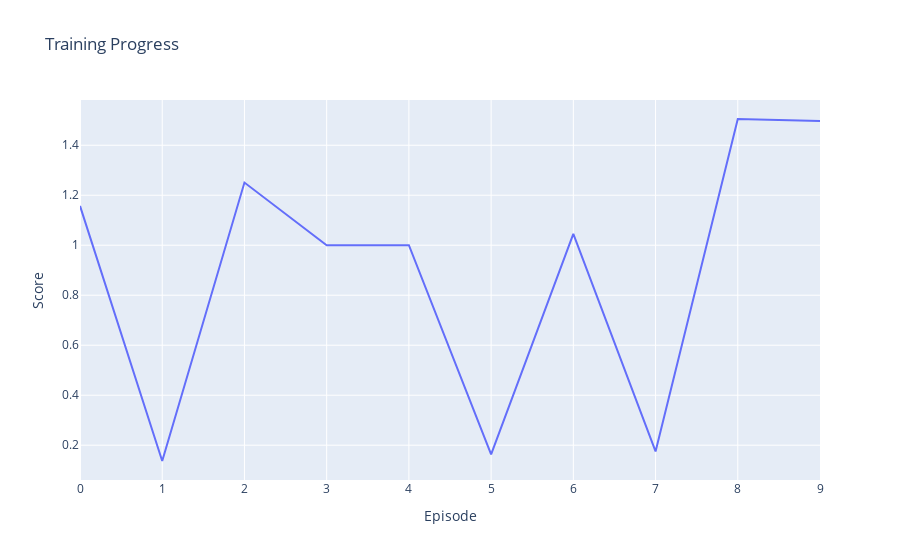
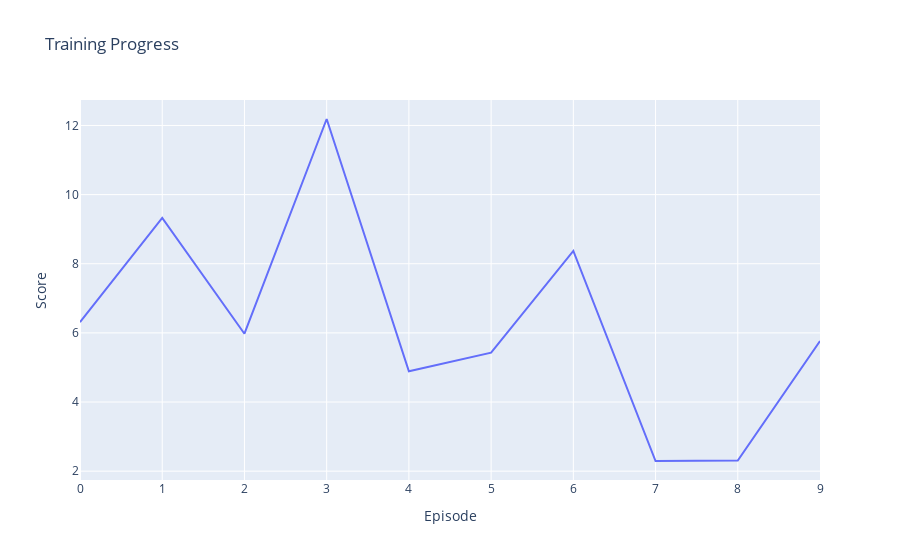
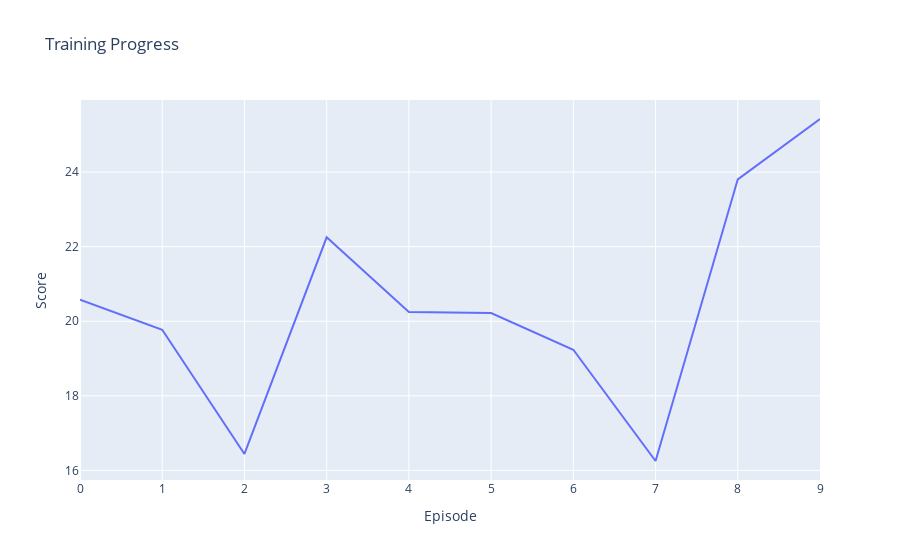
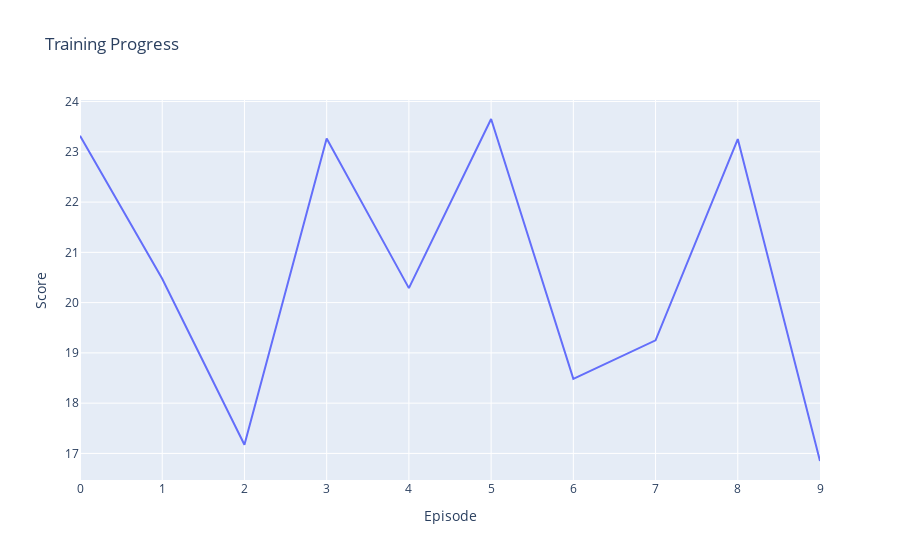

Source (notebook cell) for these figures, in order:
### Code cell
avg = list()
for step in steps:
    plot(list(benchmarks[step].values()))
    avg.append(sum(benchmarks[step].values())/10)

plot(avg)

### Figure 1 — Plotly figure (JSON) as saved in the notebook; plotly's stock layout.template omitted (floating-point values rounded to 4 significant figures)
{"data": [{"mode": "lines", "name": "Scores", "type": "scatter", "y": [1.157, 0.1368, 1.251, 1, 1, 0.163, 1.045, 0.175, 1.505, 1.497]}], "layout": {"title": {"text": "Training Progress"}, "xaxis": {"title": {"text": "Episode"}}, "yaxis": {"title": {"text": "Score"}}}}

### Figure 2 — Plotly figure (JSON) as saved in the notebook; plotly's stock layout.template omitted (floating-point values rounded to 4 significant figures)
{"data": [{"mode": "lines", "name": "Scores", "type": "scatter", "y": [6.31, 9.328, 5.976, 12.19, 4.891, 5.429, 8.37, 2.294, 2.306, 5.766]}], "layout": {"title": {"text": "Training Progress"}, "xaxis": {"title": {"text": "Episode"}}, "yaxis": {"title": {"text": "Score"}}}}

### Figure 3 — Plotly figure (JSON) as saved in the notebook; plotly's stock layout.template omitted (floating-point values rounded to 4 significant figures)
{"data": [{"mode": "lines", "name": "Scores", "type": "scatter", "y": [20.58, 19.77, 16.44, 22.25, 20.25, 20.22, 19.23, 16.25, 23.81, 25.42]}], "layout": {"title": {"text": "Training Progress"}, "xaxis": {"title": {"text": "Episode"}}, "yaxis": {"title": {"text": "Score"}}}}

### Figure 4 — Plotly figure (JSON) as saved in the notebook; plotly's stock layout.template omitted (floating-point values rounded to 4 significant figures)
{"data": [{"mode": "lines", "name": "Scores", "type": "scatter", "y": [23.32, 20.48, 17.17, 23.26, 20.29, 23.65, 18.48, 19.25, 23.25, 16.85]}], "layout": {"title": {"text": "Training Progress"}, "xaxis": {"title": {"text": "Episode"}}, "yaxis": {"title": {"text": "Score"}}}}
